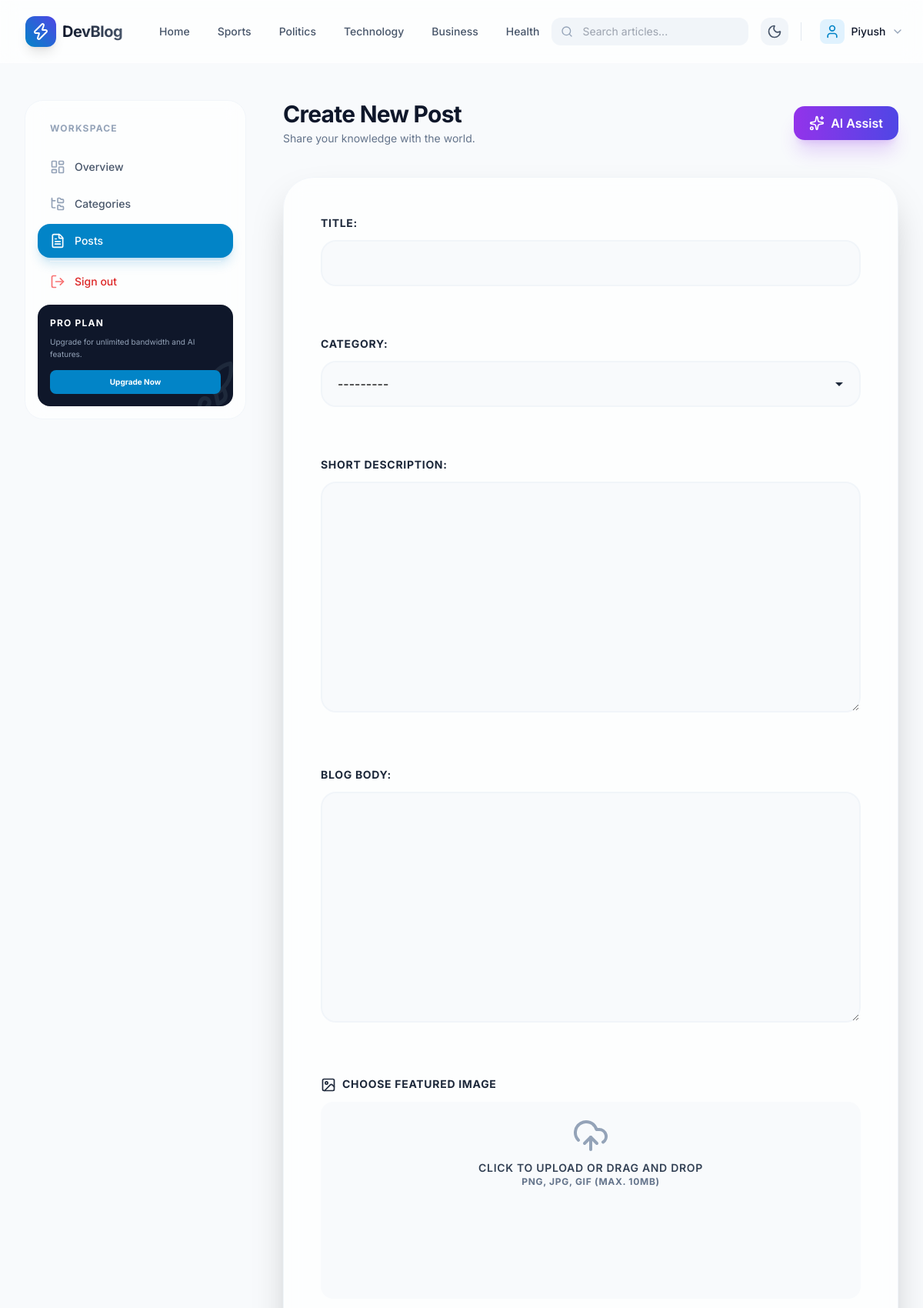
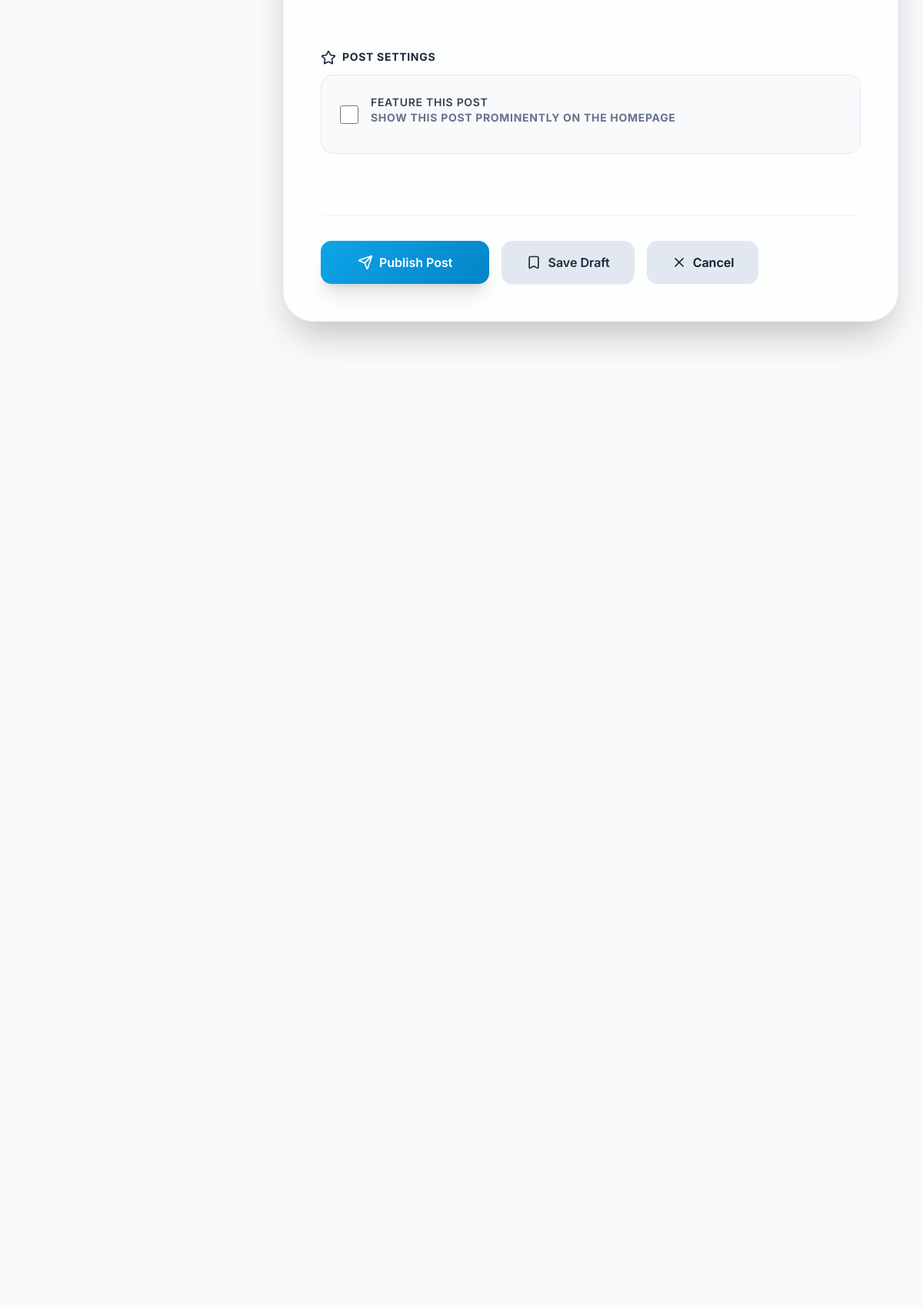
The page /dashboard/posts/add/ (signed in, upper part) on the database its author committed (2 pictures, top to bottom).
### blogs/models.py (models this page shows)
class Category(models.Model):
    category_name = models.CharField(max_length=50, unique=True)
    created_at = models.DateTimeField(auto_now_add=True)
    updated_at = models.DateTimeField(auto_now=True)
    class Meta:
        verbose_name_plural = 'categories'
    def __str__(self):
        return self.category_name

### dashboards/views.py (the view, shortened to what this page needs)
# urls.py: path('posts/add/', views.add_post, name='add_post'),
@login_required(login_url='login')
def add_post(request):
    form = BlogPostForm()
    context = {
        'form': form,
    }
    return render(request, 'dashboard/add_post.html', context)

### dashboards/forms.py
class BlogPostForm(forms.ModelForm):
    title = forms.CharField(
        max_length=100,
        widget=forms.TextInput(attrs={'maxlength': '50'})
    )
    class Meta:
        model = Blog
        fields = ('title', 'category', 'featured_image', 'short_description', 'blog_body', 'is_featured')

### blogs/context_processors.py (called while the page is built)
def get_categories(request):
    categories = Category.objects.all()
    return dict(categories=categories)

def get_social_links(request):
    social_links = SocialLink.objects.all()
    return dict(social_links=social_links)

### templates/dashboard/add_post.html (shortened to what this page needs)
{% extends 'base.html' %}
{% load crispy_forms_tags %}
{% block content %}
<div class="container-custom pt-12 pb-24">
    <div class="flex flex-col lg:flex-row gap-12">
        {% include 'dashboard/sidebar.html' %}
        <div class="flex-1 max-w-4xl">
            <div class="mb-10 flex items-center justify-between">
                <div>
                    <h1 class="text-3xl font-bold tracking-tight">Create New Post</h1>
                    <p class="text-slate-500 text-sm mt-1">Share your knowledge with the world.</p>
                </div>
                <button type="button"
                    class="btn bg-gradient-to-r from-purple-600 to-indigo-600 text-white shadow-xl shadow-purple-600/20 hover:scale-105 active:scale-95 group relative overflow-hidden">
                    <span class="relative z-10 flex items-center gap-2">
                        <i data-lucide="sparkles" class="w-5 h-5 animate-pulse"></i>
                        AI Assist
                    </span>
                </button>
            </div>
            <div class="glass p-8 md:p-12 rounded-[40px] border border-slate-100 dark:border-slate-800 shadow-2xl">
                <form action="{% url 'add_post' %}" method="POST" enctype="multipart/form-data" class="modern-form">
                    <div class="grid grid-cols-1 gap-8">
                        {% for field in form %}
                            {% if field.name != 'featured_image' and field.name != 'is_featured' %}
                                <div class="form-group">
                                    {{ field.label_tag }}
                                    {{ field }}
                                </div>
                            {% endif %}
                        {% endfor %}
                        <div class="form-group">
                            <label for="id_featured_image" class="block text-sm font-bold uppercase tracking-wider text-slate-700 dark:text-slate-300 mb-4">
                                <i data-lucide="image" class="w-5 h-5 inline mr-2"></i>Choose Featured Image
                            </label>
                            <div class="relative">
                                <label for="id_featured_image"
                                    class="flex flex-col items-center justify-center w-full h-64 border-3 border-dashed border-slate-300 dark:border-slate-600 rounded-2xl cursor-pointer bg-slate-50 dark:bg-slate-900/50 hover:bg-slate-100 dark:hover:bg-slate-800 transition-all duration-300 group">
                                    <div class="flex flex-col items-center justify-center pt-5 pb-6">
                                        <i data-lucide="cloud-upload" class="w-12 h-12 text-slate-400 group-hover:text-primary-500 transition-colors mb-2"></i>
                                        <p class="text-sm font-semibold text-slate-700 dark:text-slate-300">
                                            Click to upload or drag and drop
                                        </p>
                                        <p class="text-xs text-slate-500 dark:text-slate-400">PNG, JPG, GIF (max. 10MB)</p>
                                    </div>
                                </label>
                            </div>
                        </div>
                        <div class="form-group">
                            <label class="block text-sm font-bold uppercase tracking-wider text-slate-700 dark:text-slate-300 mb-4">
                                <i data-lucide="star" class="w-5 h-5 inline mr-2"></i>Post Settings
                            </label>
                            <div class="flex items-center gap-4 p-6 bg-slate-50 dark:bg-slate-900/50 rounded-2xl border border-slate-200 dark:border-slate-800">
                                <input type="checkbox"
                                    id="id_is_featured"
                                    name="is_featured"
                                    class="w-6 h-6 rounded cursor-pointer accent-primary-600"
                                    {% if form.is_featured.value %}checked{% endif %}>
                                <label for="id_is_featured" class="flex-1 cursor-pointer">
                                    <p class="font-semibold text-slate-700 dark:text-slate-200">Feature this post</p>
                                    <p class="text-sm text-slate-500 dark:text-slate-400">Show this post prominently on the homepage</p>
                                </label>
                            </div>
                        </div>
                    </div>
                    <div class="mt-12 pt-8 border-t border-slate-100 dark:border-slate-800 flex flex-col sm:flex-row items-center gap-4">
                        <button type="submit"
                            name="publish_post"
                            class="w-full sm:w-auto btn btn-primary px-12 py-4 text-base shadow-xl group">
                            <i data-lucide="send" class="w-5 h-5 mr-2 transition-transform group-hover:translate-x-1"></i>
                            Publish Post
                        </button>
                        <button type="submit"
                            name="save_draft"
                            class="w-full sm:w-auto btn btn-secondary px-8 py-4 group">
                            <i data-lucide="bookmark" class="w-5 h-5 mr-2"></i>
                            Save Draft
                        </button>
                        <a href="{% url 'posts' %}" class="w-full sm:w-auto btn bg-slate-200 dark:bg-slate-800 text-slate-900 dark:text-slate-100 px-8 py-4 text-center">
                            <i data-lucide="x" class="w-5 h-5 mr-2"></i>
                            Cancel
                        </a>
                    </div>
                </form>
            </div>
        </div>
    </div>
</div>
{% endblock %}

### templates/base.html (shortened to what this page needs)
{% load static %}
<!DOCTYPE html>
<html lang="en" class="scroll-smooth">
<head>
    <script src="https://cdn.tailwindcss.com"></script>
</head>
<body class="antialiased">
    <nav class="sticky top-0 z-50 glass">
        <div class="container-custom">
            <div class="flex justify-between items-center h-20">
                <div class="flex items-center gap-8 shrink-0">
                    <a href="/" class="flex items-center gap-2 group">
                        <div
                            class="w-10 h-10 bg-gradient-to-tr from-primary-600 to-indigo-600 rounded-xl flex items-center justify-center text-white shadow-lg group-hover:rotate-6 transition-transform">
                            <i data-lucide="zap" class="w-6 h-6"></i>
                        </div>
                        <span
                            class="text-xl font-bold tracking-tight bg-clip-text text-transparent bg-gradient-to-r from-slate-900 to-slate-600 dark:from-white dark:to-slate-400">
                        </span>
                    </a>
                    <div class="hidden md:flex items-center gap-1">
                        <a href="{% url 'home' %}"
                            class="px-4 py-2 text-sm font-medium text-slate-600 dark:text-slate-400 hover:text-primary-600 dark:hover:text-primary-400 rounded-lg hover:bg-slate-100 dark:hover:bg-slate-800 transition-colors whitespace-nowrap">
                            Home
                        </a>
                        {% for cat in categories|slice:":5" %}
                        <a href="{% url 'posts_by_category' cat.id %}"
                            class="px-4 py-2 text-sm font-medium text-slate-600 dark:text-slate-400 hover:text-primary-600 dark:hover:text-primary-400 rounded-lg hover:bg-slate-100 dark:hover:bg-slate-800 transition-colors whitespace-nowrap">
                            {{ cat.category_name }}
                        </a>
                        {% endfor %}
                    </div>
                </div>
                <div class="flex items-center gap-4">
                    <div class="hidden lg:flex items-center relative">
                        <form action="{% url 'search' %}" method="GET" class="relative">
                            <i data-lucide="search"
                                class="absolute left-3 top-1/2 -translate-y-1/2 w-4 h-4 text-slate-400"></i>
                            <input type="text" name="keyword" value="{{ keyword|default:'' }}"
                                placeholder="Search articles..."
                                class="pl-10 pr-4 py-2 bg-slate-100 dark:bg-slate-800 border-none rounded-xl text-sm focus:ring-2 focus:ring-primary-500 w-64 transition-all">
                        </form>
                    </div>
                    <button id="theme-toggle"
                        class="p-2 rounded-xl bg-slate-100 dark:bg-slate-800 text-slate-600 dark:text-slate-400 hover:bg-slate-200 dark:hover:bg-slate-700 transition-colors">
                        <i data-lucide="moon" id="theme-toggle-dark-icon" class="hidden w-5 h-5"></i>
                    </button>
                    <div class="flex items-center gap-3 shrink-0">
                        {% if not user.is_authenticated %}
                        <a href="{% url 'login' %}"
                            class="btn btn-secondary text-sm px-5 py-2.5 border-none shadow-none hover:bg-slate-100 dark:hover:bg-slate-800 whitespace-nowrap">
                            Sign in
                        </a>
                        <a href="{% url 'register' %}"
                            class="btn btn-primary text-sm px-6 py-2.5 shadow-xl shadow-primary-600/20 whitespace-nowrap text-white">
                            Get Started
                        </a>
                        {% else %}
                        <div class="relative group">
                            <button
                                class="flex items-center gap-2 px-2 py-1.5 rounded-xl hover:bg-slate-100 dark:hover:bg-slate-800 transition-colors">
                                <div
                                    class="w-8 h-8 rounded-lg bg-primary-100 dark:bg-primary-900/30 flex items-center justify-center text-primary-600">
                                    <i data-lucide="user" class="w-5 h-5"></i>
                                </div>
                                <span class="text-sm font-medium hidden sm:block">{{ user.username }}</span>
                                <i data-lucide="chevron-down" class="w-4 h-4 text-slate-400"></i>
                            </button>
                        </div>
                        {% endif %}
                    </div>
                </div>
            </div>
        </div>
    </nav>
    <main class="min-h-[calc(100vh-200px)] animate-fade-in">
        {% block content %}{% endblock %}
    </main>
</body>
</html>

### templates/dashboard/add_post.html (style rules this page uses)
.modern-form .form-group { margin-bottom: 2rem; position: relative; }
.modern-form label { display: block; font-size: 0.875rem; font-weight: 700; color: #1e293b; margin-bottom: 0.75rem; text-transform: uppercase; letter-spacing: 0.05em; }
.modern-form input[type="text"], .modern-form input[type="file"], .modern-form select, .modern-form textarea { width: 100%; padding: 1rem 1.25rem; border-radius: 1.25rem; background-color: #f8fafc; color: black; border: 2px solid #f1f5f9; outline: none; transition: all 0.3s cubic-bezier(0.4, 0, 0.2, 1); font-size: 1rem; }
.modern-form textarea { min-height: 300px; line-height: 1.6; }
.modern-form select { appearance: none; cursor: pointer; background-repeat: no-repeat; background-position: right 1.25rem center; padding-right: 2.5rem; }
.btn { display: inline-flex; align-items: center; justify-content: center; border-radius: 0.875rem; font-weight: 600; transition: all 0.2s; border: none; cursor: pointer; }
.btn-primary { background: linear-gradient(135deg, #0ea5e9 0%, #0284c7 100%); color: white; }
.btn-secondary { background-color: #e2e8f0; color: #1e293b; }

### rows shown on the page
Category: category_name "Sports"
Category: category_name "Politics"
Category: category_name "Technology"
Category: category_name "Business"
Category: category_name "Health"

### other values the page prints
{{ user.username }} "Piyush"
{{ field.label_tag }} "TITLE:" "CATEGORY:" "SHORT DESCRIPTION:" "BLOG BODY:"
